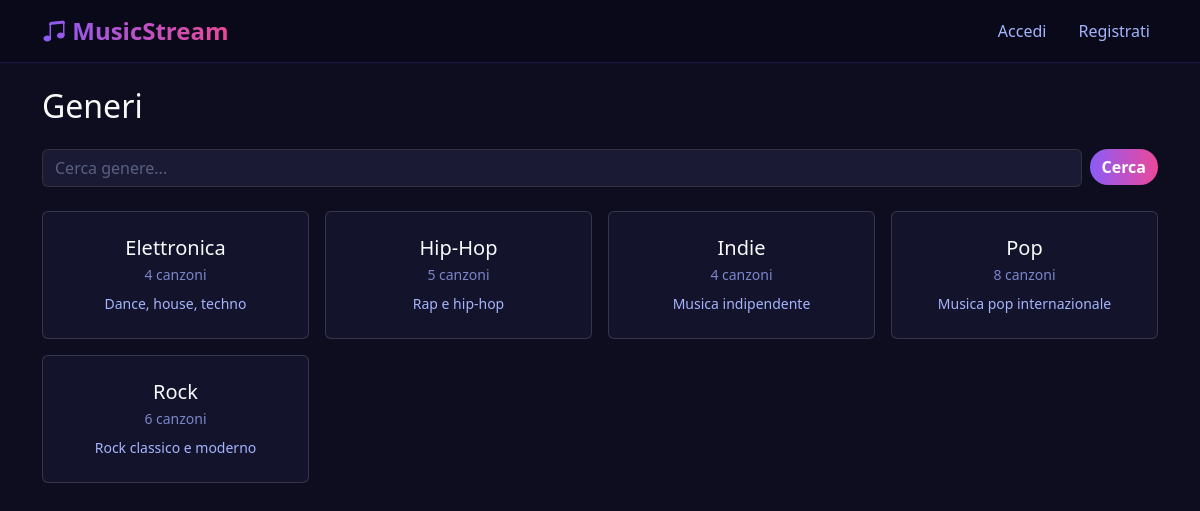
Page /generi/ on the committed database.
### catalog/models.py (models this page shows, shortened)
class Genre(models.Model):
    name = models.CharField(max_length=100)
    description = models.TextField(blank=True)

### catalog/views.py (the view)
# urls.py: path('generi/', views.genre_list, name='genre_list'),
def genre_list(request):
    query = request.GET.get('q', '').strip()
    genres = Genre.objects.all().order_by('name')
    if query:
        genres = genres.filter(name__icontains=query)
    return render(request, 'catalog/genre_list.html', {'genres': genres, 'query': query})

### templates/catalog/genre_list.html (shortened to what this page needs)
{% extends 'base.html' %}
{% block content %}
<div class="d-flex justify-content-between align-items-center mb-3">
    <h2 class="text-light">Generi</h2>
</div>
<form class="no-ts row g-2 mb-4" method="get">
    <div class="col">
        <input type="text" name="q" class="form-control" placeholder="Cerca genere..." value="{{ query|default:'' }}">
    </div>
    <div class="col-auto">
        <button type="submit" class="btn btn-gradient">Cerca</button>
    </div>
</form>
<div class="row row-cols-2 row-cols-md-4 g-3">
    {% for genre in genres %}
    <div class="col">
        <a href="{% url 'catalog:genre_detail' genre.pk %}" class="text-decoration-none">
            <div class="card song-card h-100 p-4 text-center">
                <h5 class="text-light mb-1">{{ genre.name }}</h5>
                <small class="text-secondary">{{ genre.songs.count }} canzoni</small>
                {% if genre.description %}
                    <p class="text-accent small mt-2 mb-0">{{ genre.description }}</p>
                {% endif %}
            </div>
        </a>
    </div>
    {% empty %}
        <p class="text-secondary col-12">Nessun genere ancora.</p>
    {% endfor %}
</div>
{% endblock %}

### templates/base.html (style rules this page uses)
:root { --accent-start: #8b5cf6; --accent-end: #ec4899; --bg-main: #0d0d1f; --bg-card: #13132b; --bg-nav: #09091a; --text-primary: #e0e7ff; --text-secondary: #a5b4fc; --border-color: #1e1b4b; }
body { background-color: var(--bg-main); color: var(--text-primary); }
.card { background-color: var(--bg-card); border: 1px solid var(--border-color); color: var(--text-primary); }
.song-card { border: 1px solid rgba(255, 255, 255, 0.15) !important; transition: transform 0.2s, box-shadow 0.2s; }
.text-accent { color: var(--text-secondary) !important; }
.text-secondary { color: #7c86c9 !important; }
.btn-gradient { background: linear-gradient(90deg, var(--accent-start), var(--accent-end)); color: #fff !important; border: none; border-radius: 20px; font-weight: 600; }
.form-control, .form-select { background-color: #1a1a35; border-color: rgba(255, 255, 255, 0.15); color: var(--text-primary); }
.form-control::placeholder { color: #5a6080; }
a { color: var(--accent-start); }

### rows in the picture
Genre: name "Elettronica", songs.count "4", description "Dance, house, techno"
Genre: name "Hip-Hop", songs.count "5", description "Rap e hip-hop"
Genre: name "Indie", songs.count "4", description "Musica indipendente"
Genre: name "Pop", songs.count "8", description "Musica pop internazionale"
Genre: name "Rock", songs.count "6", description "Rock classico e moderno"
